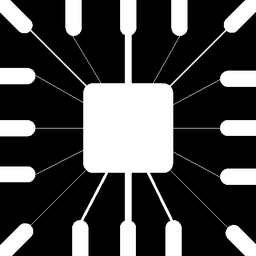
#> input picture wirebond_mask.tif, 256 x 256 px, shrunk from 486 x 486 before the run
$ python set2q12.py
#> lines starting #> are read from the running program, lines starting #| are printed output that depends on the picture
import matplotlib.pyplot as plt
import imageio
from scipy import ndimage
from skimage import feature
import numpy as np
im = imageio.imread('wirebond_mask.tif')
#> im is the input picture: shape (256, 256); min 0, max 255, mean 71.7

asd=np.array([2,2])
plt.figure(1)
plt.imshow(im,cmap='gray'),plt.title ('Original Image')
#Horizontal Line

sob=([-1,-2,-1],[0,0,0],[1,2,1])
pre=([-1,-1,-1],[0,0,0],[1,1,1])
rob=([-1,0],[0,1])
loag=([0,0,-1,0,0],[0,-1,2,-1,0],[-1,2,16,-2,-1],[0,-1,-2,-1,0],[0,0,-1,0,0])
can=feature.canny(im,sigma=3)
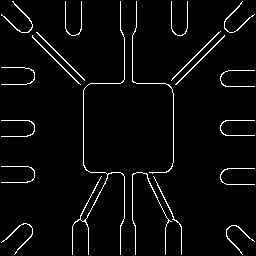
#> can: shape (256, 256) bool; 3.8% white in thin lines or dots

out1=ndimage.filters.convolve(im,sob)
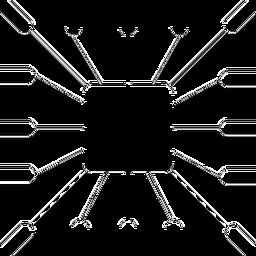
#> out1: shape (256, 256); min 0, max 255, mean 26
out2=ndimage.filters.convolve(im,pre)
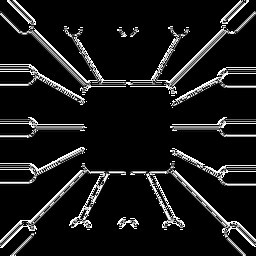
#> out2: shape (256, 256); min 0, max 255, mean 25.6
out3=ndimage.filters.convolve(im,rob)
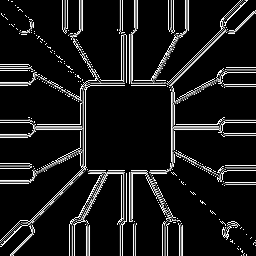
#> out3: shape (256, 256); min 0, max 255, mean 25.6
out4=ndimage.filters.convolve(im,loag)
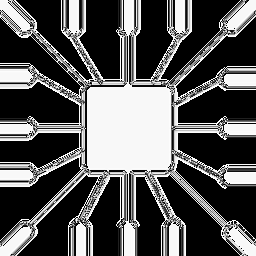
#> out4: shape (256, 256); min 0, max 255, mean 88.9
out5=ndimage.filters.convolve(im,can)
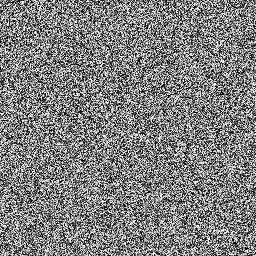
#> out5: shape (256, 256); min 0, max 255, mean 127.5

plt.figure(2)
plt.imshow((out1),cmap='gray'),plt.title ('Sobel Edge Detection')

plt.figure(3)
plt.imshow((out2),cmap='gray'),plt.title ('Prewitt Edge Detection')

plt.figure(4)
plt.imshow((out3),cmap='gray'),plt.title ('Roberts Edge Detection')

plt.figure(5)
plt.imshow((out4),cmap='gray'),plt.title ('Laplacian of Gaussian Edge Detection')


plt.figure(5)
plt.imshow((out4),cmap='gray'),plt.title ('Canny Edge Detection')
